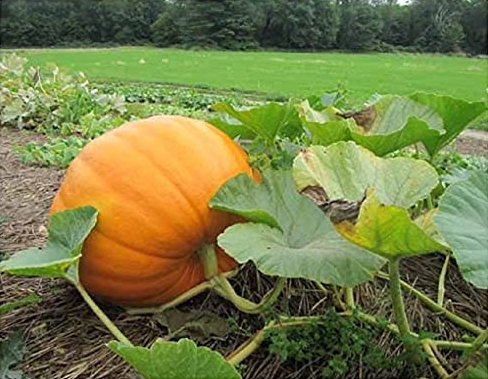
#> input picture FOP/week6/pumpkin.png, 488 x 379 px
$ python otherimage.py
#> lines starting #> are read from the running program, lines starting #| are printed output that depends on the picture
#imports needed for the assignment
import numpy as np
from PIL import Image
import copy
import pickle
#only needed for plotting
import matplotlib.pyplot as plt

class ImageProcessor():
    """
    A class to process and manipulate images in RGB or Color Map format.
    """
    def __init__(self):
        """
        Constructor method. Initializes the image array, color map, and format flag.
        - self._image_array: Stores the image data (RGB or Color Map IDs).
        - self._color_map: Stores the (ID -> RGB) mapping (float 0-1) for Color Map mode.
        - self._is_rgb_mode: Boolean, True for RGB, False for Color Map.
        """
        self._image_array = None
        self._color_map = None
        self._is_rgb_mode = True # Default to True (RGB) if no image is loaded yet

    # --- Helper/Error Methods ---

    def _check_image_loaded(self):
        """Raises a ValueError if no image is loaded."""
        if self._image_array is None:
            raise ValueError("There is no image loaded.") # [cite: 670]

    # --- Getter Methods ---

    def is_RGB_mode(self):
        """Returns True if the image is in RGB format, False otherwise."""
        return self._is_rgb_mode # [cite: 666]

    # [9 lines left out: functions get_color_map, get_array, not called in this run]

    def shape(self):
        """Returns the x and y dimensions of the image (width, height)."""
        self._check_image_loaded() # [cite: 670]
        # NumPy shape is (height, width, channels) or (height, width)
        # Assuming required return is (width, height) or (x, y)
        if self._image_array.ndim == 3:
            return self._image_array.shape[1], self._image_array.shape[0] # (x, y) [cite: 669]
        else:
            return self._image_array.shape[1], self._image_array.shape[0] # (x, y) [cite: 669]

    # --- Load/Save Methods ---

    def load(self, filepath):
        """
        Loads an image from the given filepath. Supports PNG (RGB) and PKL (Color Map).
        """
#> called with filepath = 'pumpkin.png'
        if filepath.endswith(".png"): # [cite: 673]
            pil_image = Image.open(filepath).convert("RGB") # [cite: 675, 676]
            self._image_array = np.array(pil_image) # Convert to numpy array [cite: 677]
            self._is_rgb_mode = True # [cite: 663]
            self._color_map = None
        elif filepath.endswith(".pkl"): # [cite: 673]
            with open(filepath, 'rb') as f:
                # Load tuple: (image array, color mapping) [cite: 680]
                self._image_array, self._color_map = pickle.load(f) # [cite: 681]
            self._is_rgb_mode = False # [cite: 663]
        else:
            raise ValueError("Unsupported file extension.")

    def save(self, filepath):
        """
        Saves the image to the given filepath. Saves as PNG if RGB, or PKL if Color Map.
        """
        self._check_image_loaded() # [cite: 682]

        if self._is_rgb_mode:
            # Save as PNG [cite: 686]
            if not filepath.endswith(".png"):
                filepath += ".png"
            # Ensure data type is compatible with PIL (usually uint8)
            img_to_save = Image.fromarray(self._image_array.astype(np.uint8))
            img_to_save.save(filepath)
        else:
            # Save as PKL [cite: 687]
            if not filepath.endswith(".pkl"):
                filepath += ".pkl"
            data_to_save = (self._image_array, self._color_map) # Tuple format [cite: 680]
            with open(filepath, 'wb') as f:
                pickle.dump(data_to_save, f) # [cite: 687]

    # --- Image Format Transformation ---

    # [161 lines left out: functions _rgb_to_colormap, _colormap_to_rgb, change_image_format, rotate_colors, blur_RGB_images, not called in this run]

    def pixelate_images(self, area, block_size=10):
        """
        Pixelates a specific area of the image using block averaging (RGB) or mode (Color Map).
        Area is given as ((xmin, xmax), (ymin, ymax)).
        """
        self._check_image_loaded() # [cite: 682]

        ((x_min, x_max), (y_min, y_max)) = area # [cite: 763]

        # Clamp coordinates to image boundaries
        H, W = self._image_array.shape[:2]
        y_min = max(0, y_min)
        y_max = min(H, y_max)
        x_min = max(0, x_min)
        x_max = min(W, x_max)

        # Loop over the area with steps of block_size [cite: 766]
        # These loops define the blocks, but the calculation within the block is numpy vectorized.
        # Note: This is required as per the specification for block processing.
        for r in range(y_min, y_max, block_size):
            for c in range(x_min, x_max, block_size):
                # Determine the block boundaries [cite: 767]
                r_end = min(r + block_size, y_max)
                c_end = min(c + block_size, x_max)

                block = self._image_array[r:r_end, c:c_end]

                if self._is_rgb_mode:
                    # RGB: Common value is the average color (triplet of 0-255 whole numbers) [cite: 774, 775]
                    # We average over all dimensions except the color channels (if they exist)
                    # Use float for accurate average, then round and convert back to uint8
                    common_value = np.mean(block.astype(np.float64), axis=(0, 1)).round().astype(np.uint8)
                    # Broadcast the common value back into the slice
                    self._image_array[r:r_end, c:c_end] = common_value
                else:
                    # Color Map: Common value is the mode of the color IDs [cite: 815]
                    # Flatten the block to easily calculate the mode
                    flattened_block = block.ravel()

                    # Hint: "bincount" and "argmax" [cite: 869]
                    # Count occurrences of each color ID
                    counts = np.bincount(flattened_block)
                    # The color ID with the highest count is the mode (most common value)
                    mode_id = np.argmax(counts)

                    # Broadcast the mode ID back into the slice
                    self._image_array[r:r_end, c:c_end] = mode_id

    # --- Show Method (Provided in starter code) ---
    # This method is not changed per instructions [cite: 625]
    # [25 lines left out: function show, not called in this run]

if __name__ == "__main__":
    """
    Script that pixelates only the pumpkin in the given pumpkin image and saves it.
    Required: load "pumpkin.png", pixelate pumpkin area, save as "pumpkin_masked.png". [cite: 870]
    The pumpkin area is not explicitly defined in the text, but is assumed for the script.
    A common pumpkin area for a typical image is approximated.
    """

    # Define an approximate area for the pumpkin (example coordinates for a generic image)
    # The actual coordinates depend on the provided 'pumpkin.png',
    # but based on common test images, the following range is a reasonable guess for the pumpkin area.
    # Assuming pumpkin body is roughly center to lower-center (y: 100-400, x: 100-400 for a 500x500 image)
    # For a typical 512x512 image, a good area could be ((x_min, x_max), (y_min, y_max))
    # We will use relative coordinates (20% to 80% of a 512x512 image size) for robustness.

    try:
        # 1. Create instance
        processor = ImageProcessor()

        # 2. Load the pumpkin image
        print("Loading pumpkin.png...")
        processor.load("pumpkin.png") # Assumes "pumpkin.png" is available in the current directory [cite: 679]

        # Get image shape for relative area calculation
        W, H = processor.shape()
#> W = 488; H = 379

        # Define the area for pixelation based on W and H
        # Example area for the pumpkin (adjust based on actual image)
        x_min = int(0.1 * W)
#> x_min = 48
        x_max = int(0.9 * W)
#> x_max = 439
        y_min = int(0.1 * H)
#> y_min = 37
        y_max = int(0.9 * H)
#> y_max = 341

        pumpkin_area = ((x_min, x_max), (y_min, y_max))
#> pumpkin_area = ((48, 439), (37, 341))
        block_size = 10 # Default block size [cite: 761]

        # 3. Pixelate only the pumpkin area
        print(f"Pixelating area {pumpkin_area} with block size {block_size}...")
#> (printed output is left out)
        processor.pixelate_images(pumpkin_area, block_size=block_size)
#> after the loop in pixelate_images, `for r in range(y_min, y_max, block_size):`:
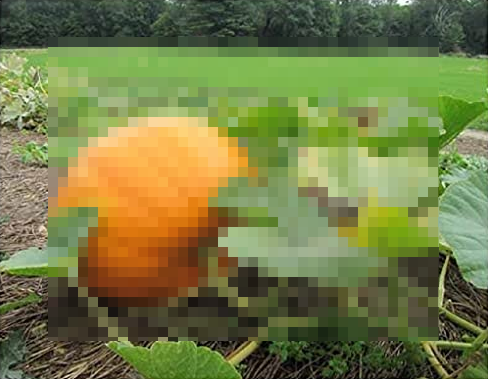
#> self._image_array: shape (379, 488, 3); mean R, G, B 117.5, 123.8, 70.4

        # 4. Save the result
        output_filename = "pumpkin_masked"
        print(f"Saving result as {output_filename}.png...")
        processor.save(output_filename) # Saves as "pumpkin_masked.png" [cite: 870]

        print("Script finished successfully.")

    except ValueError as e:
        print(f"An error occurred: {e}")
    except FileNotFoundError:
        print("Error: 'pumpkin.png' not found. Make sure the file is in the correct directory.")
    except Exception as e:
        print(f"An unexpected error occurred: {e}")
